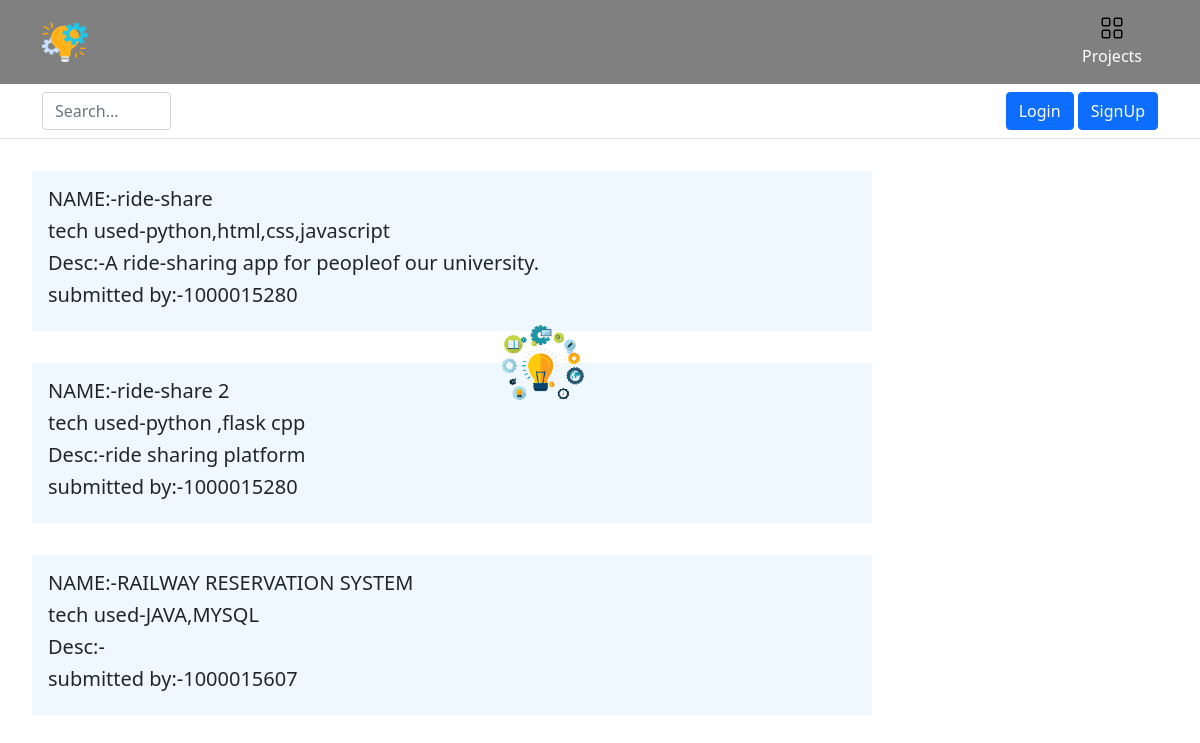
The app's page /projects with its own data.
### tables this page shows
CREATE TABLE project(
pid INTEGER PRIMARY KEY AUTOINCREMENT NOT NULL,
pname CHARACTER NOT NULL,
tech CHARACTER NOT NULL,
desc VARYING CHARACTER NOT NULL,
sapid INTEGER NOT NULL, branch VARCHAR(8), github varchar(20),
FOREIGN KEY (sapid) REFERENCES user(sapid));

### app.py (the view)
@app.route('/projects')
def projects():
    rows=db.execute("select * from project")
    return render_template("projects.html", rows=rows)

### templates/projects.html
{% extends "layout.html" %}
{% block body %}
{% for row in rows %}
 <div class="divperpost">
    <h5>NAME:-{{ row['pname'] }}</h5>
      <h5>tech used-{{ row['tech'] }}</h5>
       <h5>Desc:-{{ row['desc'] }}</h5>
        <h5>submitted by:-{{ row['sapid'] }}</h5>
       <img class="imgpost" src="static/project2.png">
     </div>
{% endfor %}
{% endblock %}

### templates/layout.html (shortened to what this page needs)
<!doctype html>
<html lang="en">
  <head>
    <link href="https://cdn.jsdelivr.net/npm/bootstrap@5.1.3/dist/css/bootstrap.min.css" rel="stylesheet">
 <link rel="stylesheet" href="/static/styles.css">
  </head>
  <body>
<header>
    <div class="px-3 py-2 bg-grey text-white">
      <div class="container">
        <div class="d-flex flex-wrap align-items-center justify-content-center justify-content-lg-start">
          <a href="/" class="d-flex align-items-center my-2 my-lg-0 me-lg-auto text-white text-decoration-none">
      <img src="/static/icon.png" alt="" width="46" height="40">
          </a>
          <ul class="nav col-12 col-lg-auto my-2 justify-content-center my-md-0 text-small">
             <li>
              <a href="/projects" class="log nav-link text-white">
                <svg class="bi d-block mx-auto mb-1" width="24" height="24"><use xlink:href="#grid"></use></svg>
                Projects
              </a>
            </li>
          </ul>
        </div>
      </div>
    </div>
    {% if not session.loggedin %}
    <div class="px-3 py-2 border-bottom mb-3">
      <div class="container d-flex flex-wrap justify-content-center">
        <form class="col-12 col-lg-auto mb-2 mb-lg-0 me-lg-auto">
          <input type="search" class="form-control" placeholder="Search..." aria-label="Search">
        </form>
        <div class="text-end">
<button type="button" class="btn btn-primary" data-bs-toggle="modal" data-bs-target="#exampleModal1">
  Login
</button>
</div>
<button type="button" class="btn btn-primary" data-bs-toggle="modal" data-bs-target="#exampleModal">
  SignUp
</button>
</div>
        </div>
    {% endif %}
</header>
{% block body %}
{% endblock %}
  </body>
</html>

### static/styles.css (style rules this page uses)
.bg-grey { --bs-bg-opacity: 1; background-color: gray; }
.form-control { width:50%; }
.divperpost { padding:1rem; background-color:aliceblue; width:70%; margin:2rem; }
.imgpost { width:10vw; left:40%; position:absolute; top:40%; }

### records on screen
project: pname "ride-share", tech "python,html,css,javascript", desc "A ride-sharing app for peopleof our university.", sapid "1000015280"
project: pname "ride-share 2", tech "python ,flask cpp", desc "ride sharing platform", sapid "1000015280"
project: pname "RAILWAY RESERVATION SYSTEM", tech "JAVA,MYSQL", sapid "1000015607"
